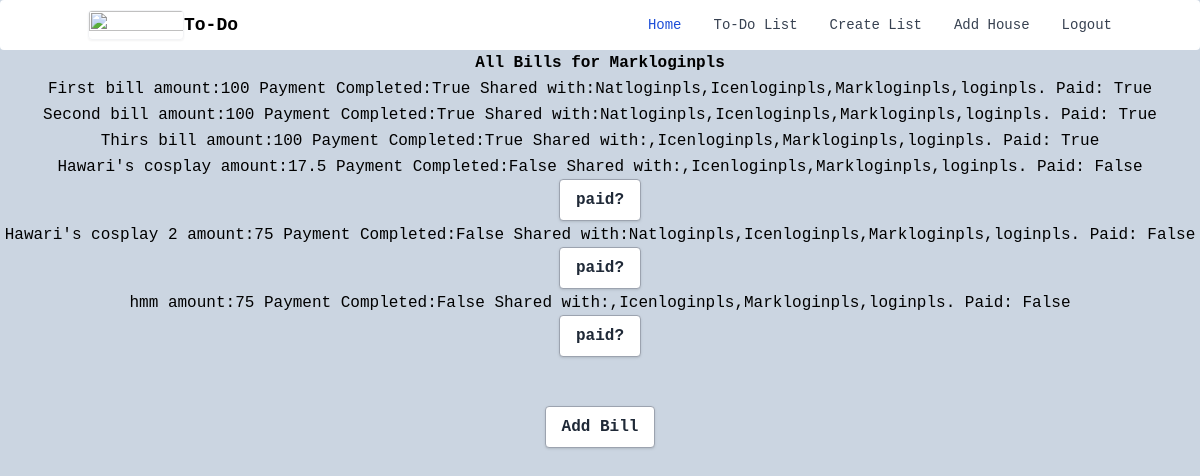
Page /toDoList (signed in) on the committed database.
### db_schema.py (models this page shows, shortened)
class User(UserMixin, db.Model):
    __tablename__='users'
    id = db.Column(db.Integer, primary_key=True)
    username = db.Column(db.String(20), unique=True)
    password_hash = db.Column(db.String(30))
    bills = db.relationship('Bills', backref='user', lazy='dynamic')
    bill_completion = db.relationship('User_Bill', backref='User_completion', lazy='dynamic')
    notfications = db.relationship('Notfications', backref='user_notfications', lazy='dynamic')
    house_members = db.relationship('Households', backref='house_members', lazy='dynamic')
    email = db.Column(db.String(30))

class Bills(db.Model):
    __tablename__='bills'
    id = db.Column(db.Integer, primary_key=True)
    name = db.Column(db.Text())
    amount = db.Column(db.Integer())
    shared_with = db.Column(db.Text())
    user_id = db.Column(db.Integer(), db.ForeignKey('users.id'))  # this ought to be a "foreign key"
    completion= db.Column(db.Boolean)
    bill_completion = db.relationship('User_Bill', backref='bills_completion', lazy='dynamic')

class User_Bill(db.Model):
    __tablename__ = 'completion'
    id = db.Column(db.Integer, primary_key=True)
    user_id = db.Column(db.Integer(), db.ForeignKey('users.id'))
    bill_id = db.Column(db.Integer(), db.ForeignKey('bills.id'))
    user_bill_completion= db.Column(db.Boolean)

### cwk.py (the view)
@app.route('/toDoList', methods=['GET'])
def toDo():
    if not current_user.is_authenticated:
        return redirect('/login')
    users = User.query.all() # might be the issue
    bills = Bills.query.filter_by(user_id=current_user.id).all()
    user_bills = []
    for bill in bills:
        user_bills += User_Bill.query.filter_by(bill_id=bill.id).all()
    return render_template('toDoList.html', users=users, bills=bills,user_bills=user_bills)

### cwk.py (called while the page is built)
@login_manager.user_loader
def load_user(user_id):
    return User.query.get(int(user_id)) # Might be the issue

### templates/toDoList.html (shortened to what this page needs)
{% extends 'base1.html' %}
{% block body %}
    <div class="content">
        <table>
            <thead>
                <tr>
                    <th width='2000px'>All Bills for {{current_user.username}}</th>
                </tr>
            </thead>
            <tbody>
                {% set count = namespace(value=0) %}
                {% for entry in bills %}
                <tr>
                    <td>{{entry.name}} amount:{{entry.amount}} Payment Completed:{{entry.completion}} Shared with:{{entry.shared_with}}. Paid: {{user_bills[count.value].user_bill_completion}}
                            {% if user_bills[count.value].user_bill_completion==False %}
                            <form action="/toDoListAPI" method='POST'>
                                <label for="Paid">
                                        <button class="bg-white hover:bg-gray-100 text-gray-800 font-semibold py-2 px-4 border border-gray-400 rounded shadow"
                                        type = "submit" value = "paid? "id="userPaid" name="userPaid">
                                            paid?
                                        </button>
                                </label>
                            </form>
                            {% endif %}
                            {% set count.value = count.value + 1 %}
                    </td>
                </tr>
                {% else %}
                <tr>
                    <td>no entries</td>
                </tr>
                {% endfor %}
            </tbody>
        </table>
        <br>
    <br>
        <form action='/createList'>
            <button class="bg-white hover:bg-gray-100 text-gray-800 font-semibold py-2 px-4 border border-gray-400 rounded shadow">
                Add Bill
            </button>
        </form>
    </div>
</div>
{% endblock %}

### templates/base1.html (shortened to what this page needs)
<!DOCTYPE html>
<html lang="en">
    <head class="font-mono">
        <link rel="stylesheet" href={{ url_for('static', filename='css/main.css') }}  />
        <script src="https://cdn.tailwindcss.com?plugins=forms,typography,aspect-ratio,line-clamp"></script>
    </head>
    <nav class="bg-white border-gray-200 px-2 sm:px-4 py-2.5 rounded dark:bg-gray-800 font-mono">
        <div class="container flex flex-wrap justify-between items-center mx-auto">
            <a href="/" class="flex">
            <img class= "relative border border-gray-100 shadow-sm max-w-max rounded h-full w-16 sm:w-24 " src="https://cdn.discordapp.com/attachments/332641122809806848/943524533577588766/pic.png"/>
                <span class="self-center text-lg font-semibold whitespace-nowrap dark:text-white">To-Do</span>
            </a>
            <div class="hidden w-full md:block md:w-auto" id="mobile-menu">
            <ul class="flex flex-col mt-4 md:flex-row md:space-x-8 md:mt-0 md:text-sm md:font-medium">
                <li>
                <a href="/indexLogged" class="block py-2 pr-4 pl-3 text-white bg-blue-700 rounded md:bg-transparent md:text-blue-700 md:p-0 dark:text-white" aria-current="page">Home</a>
                </li>
                <li>
                <a href="/toDoList" class="block py-2 pr-4 pl-3 text-gray-700 border-b border-gray-100 hover:bg-gray-50 md:hover:bg-transparent md:border-0 md:hover:text-blue-700 md:p-0 dark:text-gray-400 md:dark:hover:text-white dark:hover:bg-gray-700 dark:hover:text-white md:dark:hover:bg-transparent dark:border-gray-700">To-Do List</a>
                </li>
                <li>
                <a href="/createList" class="block py-2 pr-4 pl-3 text-gray-700 border-b border-gray-100 hover:bg-gray-50 md:hover:bg-transparent md:border-0 md:hover:text-blue-700 md:p-0 dark:text-gray-400 md:dark:hover:text-white dark:hover:bg-gray-700 dark:hover:text-white md:dark:hover:bg-transparent dark:border-gray-700">Create List</a>
                </li>
                <li>
                <a href="/addHouse" class="block py-2 pr-4 pl-3 text-gray-700 border-b border-gray-100 hover:bg-gray-50 md:hover:bg-transparent md:border-0 md:hover:text-blue-700 md:p-0 dark:text-gray-400 md:dark:hover:text-white dark:hover:bg-gray-700 dark:hover:text-white md:dark:hover:bg-transparent dark:border-gray-700">Add House</a>
                </li>
                <li>
                <a href="/logout" class="block py-2 pr-4 pl-3 text-gray-700 border-b border-gray-100 hover:bg-gray-50 md:hover:bg-transparent md:border-0 md:hover:text-blue-700 md:p-0 dark:text-gray-400 md:dark:hover:text-white dark:hover:bg-gray-700 dark:hover:text-white md:dark:hover:bg-transparent dark:border-gray-700">Logout</a>
                </li>
            </ul>
            </div>
        </div>
    </nav>
    <body class="bg-slate-300 text-center font-mono" >
        <div class="flex justify-center h-screen">
            <div class="lg:content-auto">
                {% block body %} {% endblock %}
            </div>
    </body>
</html>

### rows in the picture
User: username "Markloginpls"
Bills: name "First bill", amount "100", completion "True", shared_with "Natloginpls,Icenloginpls,Markloginpls,loginpls"
User_Bill: user_bill_completion "True"
Bills: name "Second bill", amount "100", completion "True", shared_with "Natloginpls,Icenloginpls,Markloginpls,loginpls"
User_Bill: user_bill_completion "True"
Bills: name "Thirs bill", amount "100", completion "True", shared_with ",Icenloginpls,Markloginpls,loginpls"
User_Bill: user_bill_completion "True"
Bills: name "Hawari's cosplay", amount "17.5", completion "False", shared_with ",Icenloginpls,Markloginpls,loginpls"
User_Bill: user_bill_completion "False"
Bills: name "Hawari's cosplay 2", amount "75", completion "False", shared_with "Natloginpls,Icenloginpls,Markloginpls,loginpls"
User_Bill: user_bill_completion "False"
Bills: name "hmm", amount "75", completion "False", shared_with ",Icenloginpls,Markloginpls,loginpls"
User_Bill: user_bill_completion "False"
